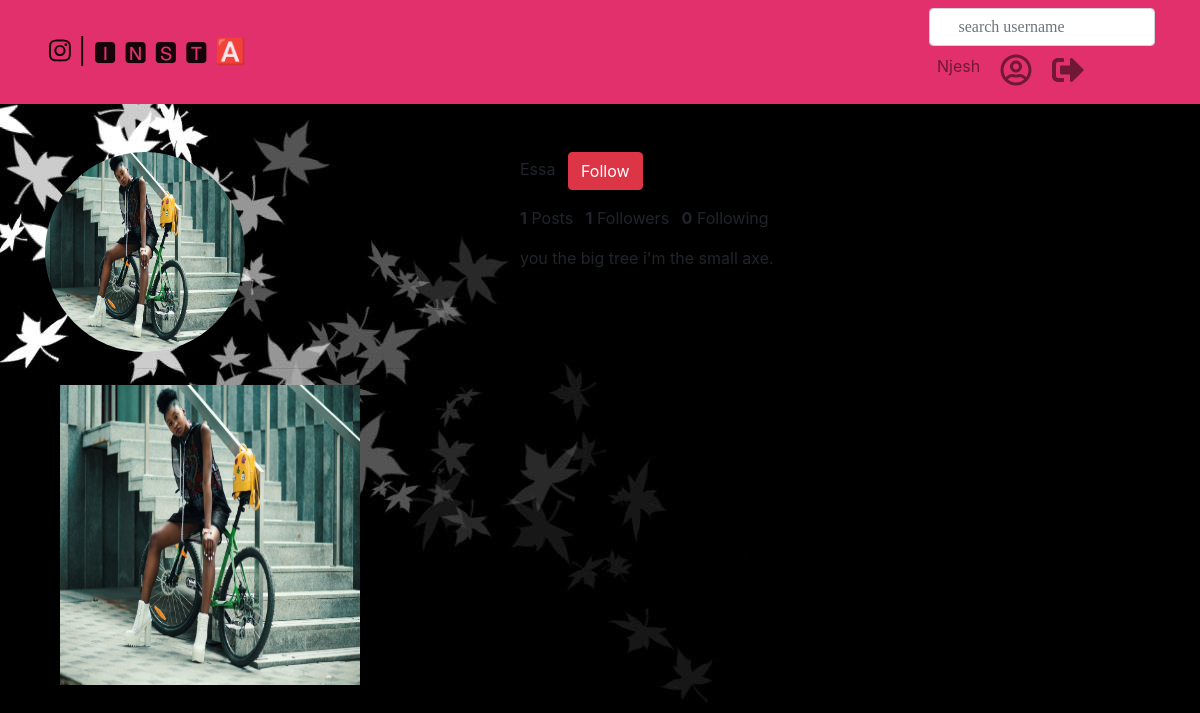
Page /profile/1 (signed in) on the committed database.
### photoapp/models.py (models this page shows, shortened)
class Profile(models.Model):
    user = models.OneToOneField(User, on_delete=models.CASCADE,null=True)
    profile_photo= models.ImageField(upload_to='profiles/',null=True)
    bio= models.CharField(max_length=240, null=True)

class Image(models.Model):
    posted_by = models.ForeignKey(User, null=True)
    profile = models.ForeignKey(Profile, on_delete=models.CASCADE,null=True)
    insta_image = models.ImageField(upload_to='picha/',null=True)
    caption = models.TextField(null=True)
    likes = models.PositiveIntegerField(default=0)

### photoapp/views.py (the view)
# urls.py: url(r'^profile/(\d+)', views.profile, name='profile'),
@login_required
def profile(request,profile_id):
    profile = Profile.objects.get(pk = profile_id)
    images = Image.objects.filter(profile_id=profile).all()
    return render(request,"profile.html",{"profile":profile,"images":images})

### photoapp/templates/profile.html (shortened to what this page needs)
{%extends 'base.html'%}
{% block content %}
{% load bootstrap4 %}
<br>
<br>
<div class="container top">
  <div class="row">
    <div class="col-md-12">
      <div class="row">
        <div class="col-md-5">
          {% if profile.profile_photo %}
          <img src="{{profile.profile_photo.url}}" alt="profile-photo" class="img-fluid-circle" style="border-radius: 50%;height:200px;width: 200px;">
          {% endif %}
        </div>
        <div class="col-md-5 text-left">
          <ul class="list-inline">
            <li class="list-inline-item">
              <span class="username">{{ profile.user }}</span>
            </li>
            {% if profile.user == user %}
            <!-- <li class="list-inline-item">
              <a class="btn btn-edit" href="">Edit Profile</a>
            </li> -->
            <li class="list-inline-item">
              <a data-toggle="modal" data-target="#edit" href=""><i class="far fa-edit"></i>Edit Profile</a>
            </li>
            {% else %}
            <li class="list-inline-item">
              <a href="#" class="btn btn-danger">Follow</a>
            </li>
            {% endif %}
          </ul>
          <ul class="list-inline">
            <li class="list-inline-item">
              <span class="font-weight-bold">{{images|length}}</span> Posts
            </li>
            <li class="list-inline-item">
              <span class="font-weight-bold">{{profile.user.follow.all | length}}</span> Followers
            </li>
            <li class="list-inline-item">
              <span class="font-weight-bold">{{profile.user.c_user.all | length}}</span> Following
            </li>
          </ul>
          <p class="font3">{{profile.bio}}</p>
        </div>
      </div>
    </div>
  </div>
  <hr>
  <div class="container">
    <div class="row">
      {% for image in images %}
      <div class="col-md-4">
        <img src="{{image.insta_image.url}}" alt="Image" style="height:300px;width:300px;">
      </div>
      {% empty %}
      <div class="col-md-12">
        <h2>Profile has no images</h2>
      </div>
      {% endfor %}
    </div>
  </div>
</div>
{% endblock %}

### photoapp/templates/navbar.html (shortened to what this page needs)
<!DOCTYPE html>
<html lang="en">
<head>
</head>
<body>
  <nav class="navbar navbar-expand-lg navbar-light sticky-top" style="background-color: #E1306C;" style="font-size: 25px">
    <div class="container">
      <a class="navbar-brand ml-1" href="{% url 'home' %}" style="font-size: 25px"><i class="fab fa-instagram "></i> | 🅸 🅽 🆂 🆃 🅰 </a>
      <div id="search">
      <div class="collapse navbar-collapse" id="navbarSupportedContent">
        <form class="form-inline mx-auto" role="search" action="{% url 'search_results' %}" method="get">
          <div class="form-group">
            <input type="text" class="form-control" role="search" placeholder="&#xf002; search username" aria-label="Search" name="username">
          </div>
        </form>
      </div>
        <ul class="navbar-nav">
          <li class="nav-item">
            <a class="nav-link" href="#" title="User">{{user}}</a>
          <li class="nav-item mx-1">
            <a class="nav-link" href="/profile/{{user.id}}" title="profile"><i class="far fa-user-circle fa-2x"></i></i></a>
          </li>
          <li class="nav-item">
            <a class="nav-link" href="/logout" title="Logout"><i class="fas fa-sign-out-alt fa-2x"></i></i></a>
          </li>
        </ul>
      </div>
    </div>
  </nav>
</body>
</html>

### photoapp/static/css/baseimages.css (style rules this page uses)
.form-control { font-family: "FontAwesome" }
body { background-image: url('/static/img/black.jpg'); z-index: 0; background-color: black; background-blend-mode: lighten; }

### rows in the picture
Profile: profile_photo (picture), user "Essa", user.follow.all|length "1", user.c_user.all|length "0", bio "you the big tree i'm the small axe."
Image: insta_image (picture)

### other values in the picture
{{ user }} "Njesh"
{{ images|length }} "1"
